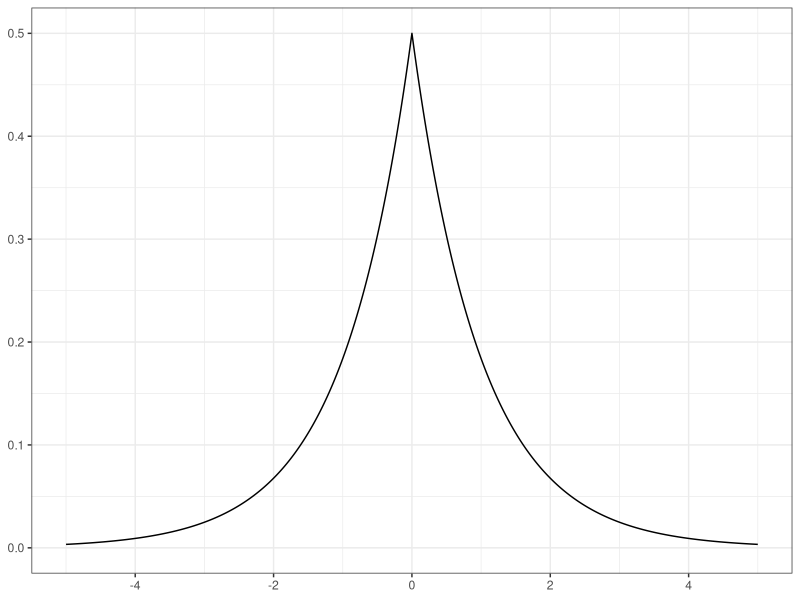
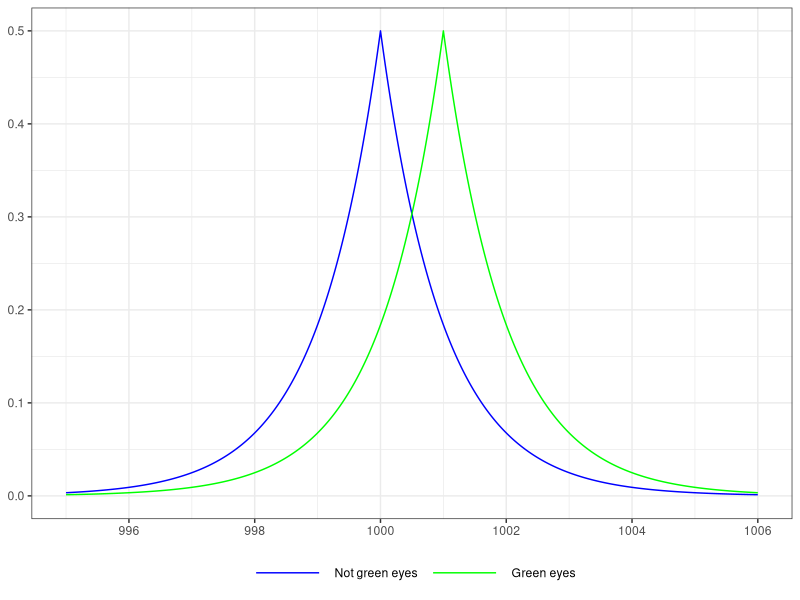
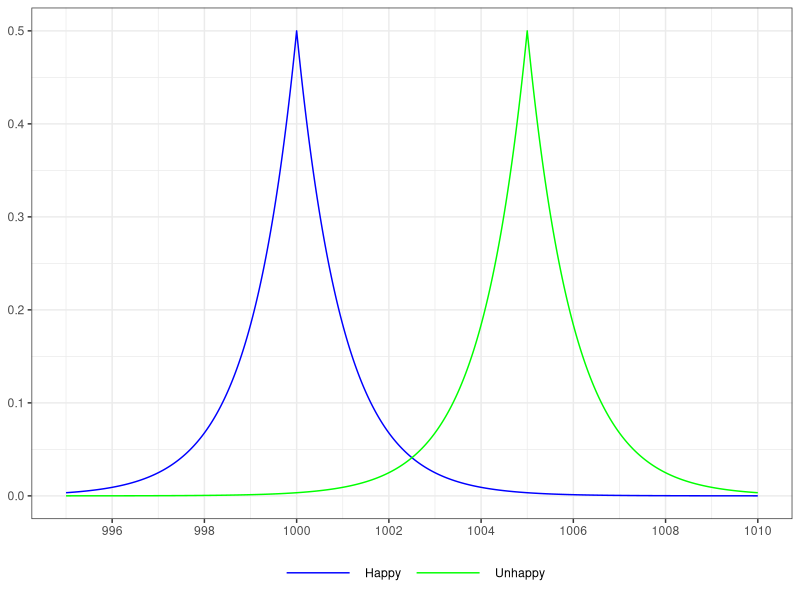
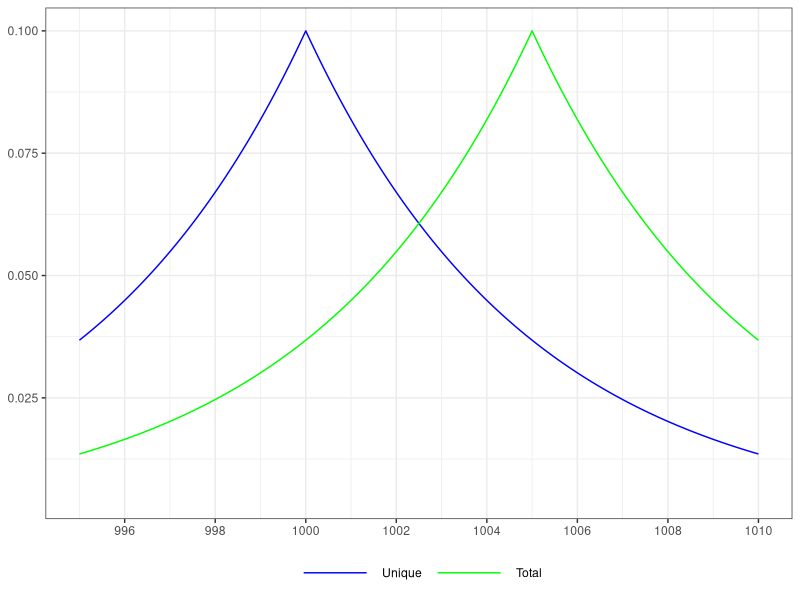
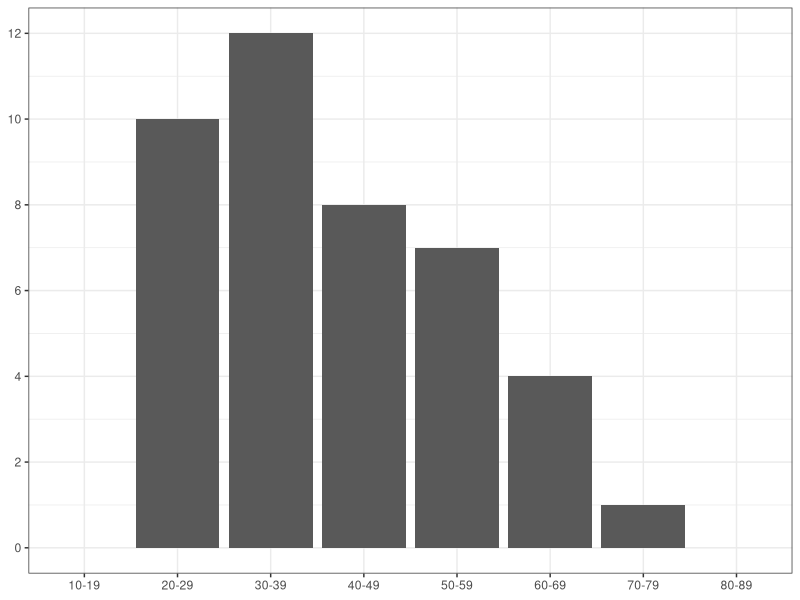
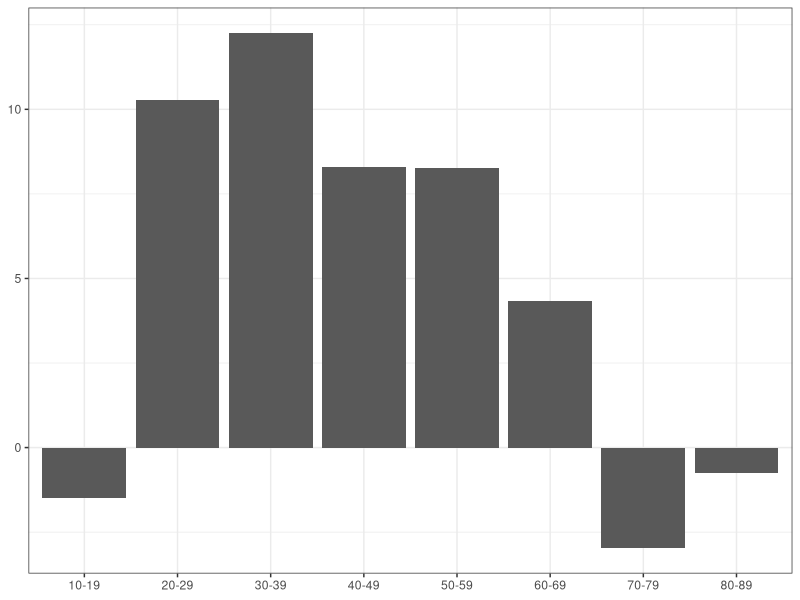
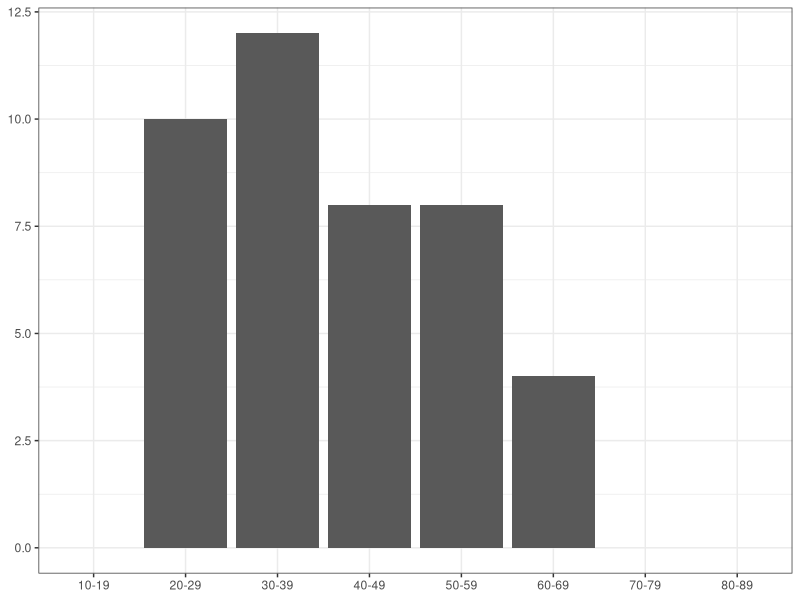

Source code (R) for these figures, in order:
## ---- chunk 1

 # Set the global seed here
knitr::opts_chunk$set(echo = TRUE)
set.seed(1234)

# load libraries
library(tidyverse)
library(VGAM)

## ---- chunk 2

# Define parameters
mean_value <- 0
scale <- 1  # You can adjust the scale (b) as needed

# Generate data for plotting
x_values <- seq(mean_value - 10, mean_value + 10, by = 0.01)
y1_values <- dlaplace(x_values, mean_value, scale) # green eyes

# Create data frame for ggplot
data <- data.frame(x = x_values, 
                   y1 = y1_values
                   )

# Plot the Laplace distribution
ggplot(data) +
  geom_line(aes(x = x, y = y1)) +
  theme_bw() +
  scale_x_continuous(limits = c(-5, 5), 
                     breaks = seq(-4, 4, 2)) +
  theme(axis.title = element_blank(),
        legend.position = "none",
        )
## ---- chunk 3

# Define parameters
mean_value <- 1000
scale <- 1  # You can adjust the scale (b) as needed
epsilon <- .1

# Generate data for plotting
x_values <- seq(mean_value - 10, mean_value + 10, by = 0.01)
y1_values <- dlaplace(x_values, mean_value, scale) # not green eyes
y2_values <- dlaplace(x_values, mean_value+1, scale) # green eyes

# Create data frame for ggplot
data <- data.frame(x = x_values, 
                   y1 = y1_values,
                   y2 = y2_values
)

# Plot the Laplace distribution
ggplot(data) +
  geom_line(aes(x = x, y = y1, color = "y1")) +
  geom_line(aes(x = x, y = y2, color = "y2")) +
  scale_color_manual(values = c("y1" = "blue", 
                                "y2" = "green"), 
                     labels = c("Not green eyes", 
                                "Green eyes")) +  
  scale_x_continuous(limits = c(995, 1006), 
                     breaks = seq(996, 1006, 2)) +
  theme_bw() +
  theme(axis.title = element_blank(),
        legend.position = "bottom",
        legend.title = element_blank(),
        legend.key.width = unit(2, "cm"),
        )
## ---- chunk 4

# Define the function to calculate the likelihood ratio
calculate_likelihood_ratio <- function(y, x1, x2, b) {
  # Calculate the likelihood for x1
  likelihood_x1 <- (1 / (2 * b)) * exp(-abs(y - x1) / b)
  
  # Calculate the likelihood for x2
  likelihood_x2 <- (1 / (2 * b)) * exp(-abs(y - x2) / b)
  
  # Calculate the likelihood ratio
  likelihood_ratio <- likelihood_x2 / likelihood_x1
  
  return(likelihood_ratio)
}

# Example usage
y <- 1003 # published count
x1 <- 1003 # possible true count
x2 <- 1005 # possible true count
b <- 1

# Calculate the likelihood ratio
likelihood_ratio <- calculate_likelihood_ratio(y, x1, x2, b)
likelihood_ratio

## ---- chunk 5

# Define parameters
mean_value <- 1000
scale <- 1  # You can adjust the scale (b) as needed

# Generate data for plotting
x_values <- seq(mean_value - 10, mean_value + 10, by = 0.01)
y1_values <- dlaplace(x_values, mean_value, scale) # unique customer complaints
y2_values <- dlaplace(x_values, mean_value+5, scale) # total customer complaints

# Create data frame for ggplot
data <- data.frame(x = x_values, 
                   y1 = y1_values,
                   y2 = y2_values
)

# Plot the Laplace distribution
ggplot(data) +
  geom_line(aes(x = x, y = y1, color = "y1")) +
  geom_line(aes(x = x, y = y2, color = "y2")) +
  scale_color_manual(values = c("y1" = "blue", 
                                "y2" = "green"), 
                     labels = c("Happy", 
                                "Unhappy")) +  
  scale_x_continuous(limits = c(995, 1010), 
                     breaks = seq(996, 1010, 2)) +
  theme_bw() +
  theme(axis.title = element_blank(),
        legend.position = "bottom",
        legend.title = element_blank(),
        legend.key.width = unit(2, "cm"),
        )
## ---- chunk 6


# Define parameters
mean_value <- 1000
scale <- 5  # You can adjust the scale (b) as needed

# Generate data for plotting
x_values <- seq(mean_value - 10, mean_value + 10, by = 0.01)
y1_values <- dlaplace(x_values, mean_value, scale) # unique customer complaints
y2_values <- dlaplace(x_values, mean_value+5, scale) # total customer complaints

# Create data frame for ggplot
data <- data.frame(x = x_values, 
                   y1 = y1_values,
                   y2 = y2_values
)

# Plot the Laplace distribution
ggplot(data) +
  geom_line(aes(x = x, y = y1, color = "y1")) +
  geom_line(aes(x = x, y = y2, color = "y2")) +
  scale_color_manual(values = c("y1" = "blue", 
                                "y2" = "green"), 
                     labels = c("Unique", 
                                "Total")) +  
  scale_x_continuous(limits = c(995, 1010), 
                     breaks = seq(996, 1010, 2)) +
  theme_bw() +
  theme(axis.title = element_blank(),
        legend.position = "bottom",
        legend.title = element_blank(),
        legend.key.width = unit(2, "cm"),
  )

## ---- chunk 7

# Create a sample dataframe with age data
df <- data.frame(age_group = c("10-19","20-29","30-39","40-49","50-59","60-69","70-79","80-89"),
                 n = c(0,10,12,8,7,4,1,0)
                 )

# Plot the percent frequency histogram with differential privacy
ggplot(df, aes(x=age_group, y=n)) +
  geom_bar(stat="identity") +
  scale_y_continuous(breaks = seq(0,12,2)) +
  theme_bw() +
  theme(axis.title = element_blank(),
        legend.position = "bottom",
        legend.title = element_blank(),
        legend.key.width = unit(2, "cm"),
  )
## ---- chunk 8

# Parameters for the Laplace distribution
location <- 0  # Mean (location parameter)
scale <- 1     # Scale parameter

# Generate Laplace noise for each value in n
laplace_noise <- rlaplace(nrow(df), location, scale)

# Add the noise to the n column
df$n_noisy <- df$n + laplace_noise

# Plot the percent frequency histogram with differential privacy
ggplot(df, aes(x=age_group, y=n_noisy)) +
  geom_bar(stat="identity") +
  theme_bw() +
  theme(axis.title = element_blank(),
        legend.position = "bottom",
        legend.title = element_blank(),
        legend.key.width = unit(2, "cm"),
  )

## ---- chunk 9
# Add the noise to the n column
df$n_noisy <- df$n + laplace_noise
df$n_noisy_postprocess <- ifelse(df$n_noisy<0,yes = 0,round(df$n_noisy))

# Plot the percent frequency histogram with differential privacy
ggplot(df, aes(x=age_group, y=n_noisy_postprocess)) +
  geom_bar(stat="identity") +
  theme_bw() +
  theme(axis.title = element_blank(),
        legend.position = "bottom",
        legend.title = element_blank(),
        legend.key.width = unit(2, "cm"),
  )

print(df)
